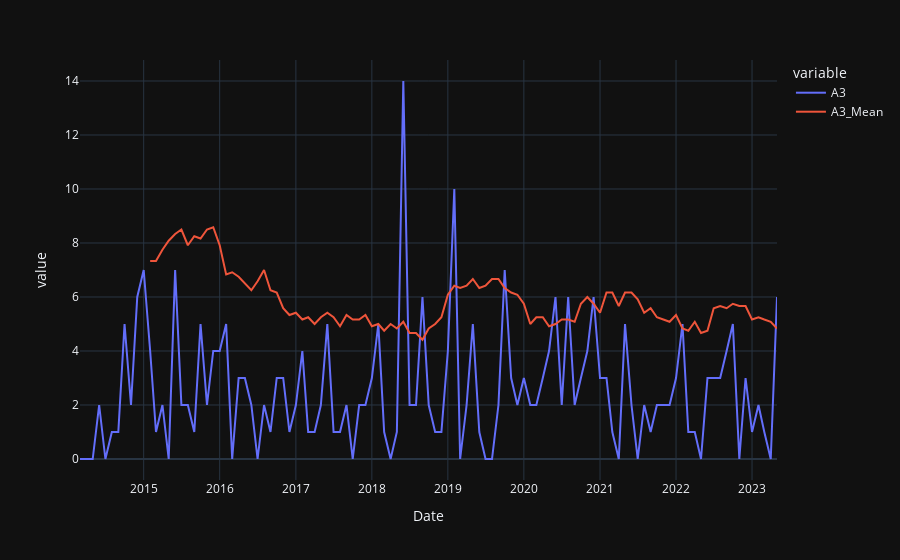

The cell this chart's notebook holds for it:
### Code cell
import plotly.express as px


sell_data['A3_Mean'] = sell_data['A2'].rolling(12).mean()

fig = px.line(sell_data, x='Date', y=['A3', 'A3_Mean'], template='plotly_dark')
fig.show()
